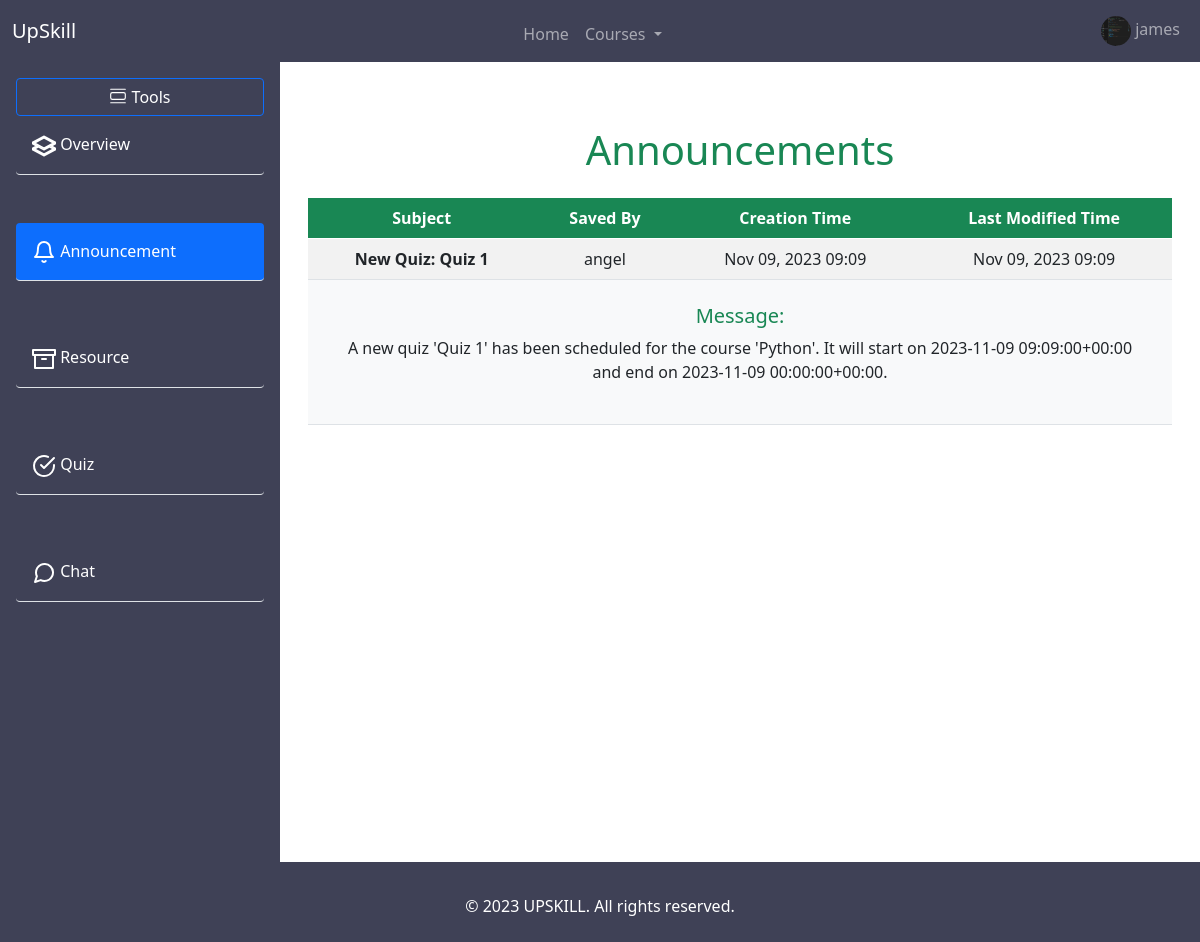
/course/3/announcement (signed in), run on the app's committed database.
### myapp/models.py (models this page shows)
class User(AbstractUser):
    is_tutor = models.BooleanField("Is Tutor",default=False)
    is_learner = models.BooleanField("Is Learner", default=False)
    is_email_verified = models.BooleanField(default=False)
    first_name = models.CharField(max_length=30, blank=False, null=False)
    last_name = models.CharField(max_length=30, blank=False, null=False)
    bio = models.TextField(blank=True, null=True)
    avatar = models.ImageField(null=True, blank=True, default="avatar.svg")

### course/models.py (models this page shows, shortened)
class Announcement(models.Model):
    title = models.CharField(max_length=200)
    content = models.TextField(blank=True, null=True)
    course = models.ForeignKey(Course, on_delete=models.CASCADE)
    date = models.DateTimeField(auto_now_add=True)
    created  = models.DateTimeField(auto_now_add=True)
    updated = models.DateTimeField(auto_now=True)

class Course(models.Model):
    name = models.CharField(max_length=100)
    description = models.TextField(blank=True, null=True)
    instructor = models.ForeignKey(User, on_delete=models.CASCADE,db_constraint=False)
    created = models.DateField(auto_now_add=True)
    updated = models.DateField(auto_now=True)
    def __str__(self):
        return self.name

### course/views/announcement_page.py (the view)
# urls.py: path('course/<str:pk>/announcement', announcement_page.announcementPage, name='announcement'),
def announcementPage(request, pk):
    employee = request.user
    participants = Participants.objects.filter(user=employee)
    courses = [participant.course for participant in participants]
    course = Course.objects.get(pk=pk)
    announcements = Announcement.objects.filter(course=course).order_by('-updated')
    context = {
        'course': course,
        'announcements': announcements,
        'courses': courses
    }
    return render(request, "page/announcement_page.html", context)

### course/templates/page/announcement_page.html
{% extends 'main.html' %}
{% load static %}
{% block content %}
<div class="container mt-5">
    <h1 class="mb-4 text-success">Announcements</h1>
    {% if announcements %}
    <div class="table-responsive">
        <table class="table table-hover table-striped">
            <thead class="text-white bg-success">
                <tr>
                    <th>Subject</th>
                    <th>Saved By</th>
                    <th>Creation Time</th>
                    <th>Last Modified Time</th>
                </tr>
            </thead>
            <tbody>
                {% for announcement in announcements %}
                <tr>
                    <td class="fw-bold">{{ announcement.title|default:"N/A" }}</td>
                    <td>{{ course.instructor|default:"N/A" }}</td>
                    <td>{{ announcement.created|date:"M d, Y H:i"|default:"N/A" }}</td>
                    <td>{{ announcement.updated|date:"M d, Y H:i"|default:"N/A" }}</td>
                </tr>
                <tr>
                    <td colspan="4" class="bg-light">
                        <div class="p-3">
                            <h5 class="text-success">Message:</h5>
                            <p>{{ announcement.content|default:"No details provided." }}</p>
                        </div>
                    </td>
                </tr>
                {% endfor %}
            </tbody>
        </table>
    </div>
    {% else %}
    <div class="alert alert-warning" role="alert">
        No announcements are currently available.
    </div>
    {% endif %}
</div>
{% endblock %}

### templates/main_navbar.html (shortened to what this page needs)
<nav
  class="navbar navbar-expand-lg navbar-dark"
  style="background-color: #3f4156"
>
  <div class="container-fluid">
    <a class="navbar-brand" href="{% url 'learner-home' request.user %}"
      >UpSkill</a
    >
    <div class="collapse navbar-collapse" id="navbarSupportedContent">
      {% if request.user.is_authenticated %}
      <ul class="navbar-nav m-auto mb-2 mb-lg-0">
        <li class="nav-item">
          <a
            class="nav-link {% if request.resolver_match.view_name == 'learner-home' %} active {% endif %}"
            aria-current="page"
            href="{% url 'learner-home' request.user %}"
            >Home</a
          >
        </li>
        {% with request.resolver_match.url_name as url_name %} {% if courses %}
        <li class="nav-item dropdown">
          <a
            class="nav-link dropdown-toggle"
            href="#"
            id="navbarDarkDropdownMenuLink"
            role="button"
            data-bs-toggle="dropdown"
            aria-expanded="false"
          >
            Courses
          </a>
        </li>
        {% endif %} {% endwith %}
      </ul>
      {% endif %}
      <div>
        <ul class="navbar-nav">
          <li class="nav-item dropstart">
            <a
              class="nav-link dropdown-toggle"
              href="#"
              id="navbarDarkDropdownMenuLink"
              role="button"
              data-bs-toggle="dropdown"
              aria-expanded="false"
            >
              <img
                src="{{request.user.avatar.url}}"
                alt="user"
                class="image-icon"
                style="width: 30px; height:30px; border-radius: 50%; "
              />
              {{request.user.username}}
            </a>
          </li>
        </ul>
      </div>
    </div>
  </div>
</nav>

### static/css/employee_page.css (style rules this page uses)
* { box-sizing: border-box; margin: 0; padding: 0; list-style: none; text-decoration: none !important; box-sizing: border-box; }
.dropstart .dropdown-toggle::before { display: none !important; }

### static/css/style.css (style rules this page uses)
.container { text-align: center; }

### data on the page
User: user.avatar (picture), user.username "james"
Announcement: title "New Quiz: Quiz 1", created "Nov 09, 2023 09:09", updated "Nov 09, 2023 09:09", content "A new quiz 'Quiz 1' has been scheduled for the course 'Python'. It will start on 2023-11-09 09:09:00+00:00 and end on 2023-11-09 00:00:00+00:00."
Course: instructor "angel"
